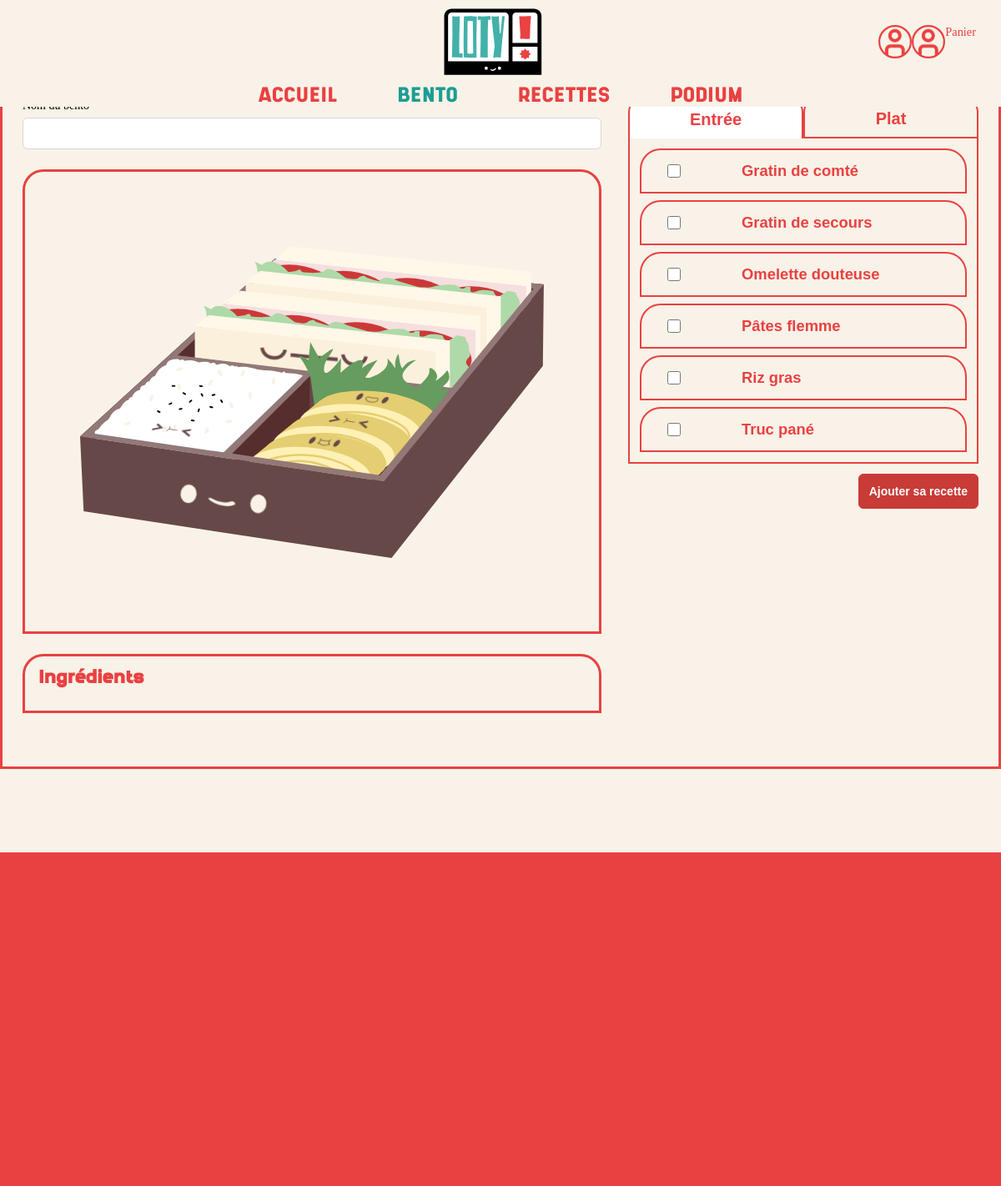
/bento/create?type=empty (signed in), run on an earlier commit of the app's database.
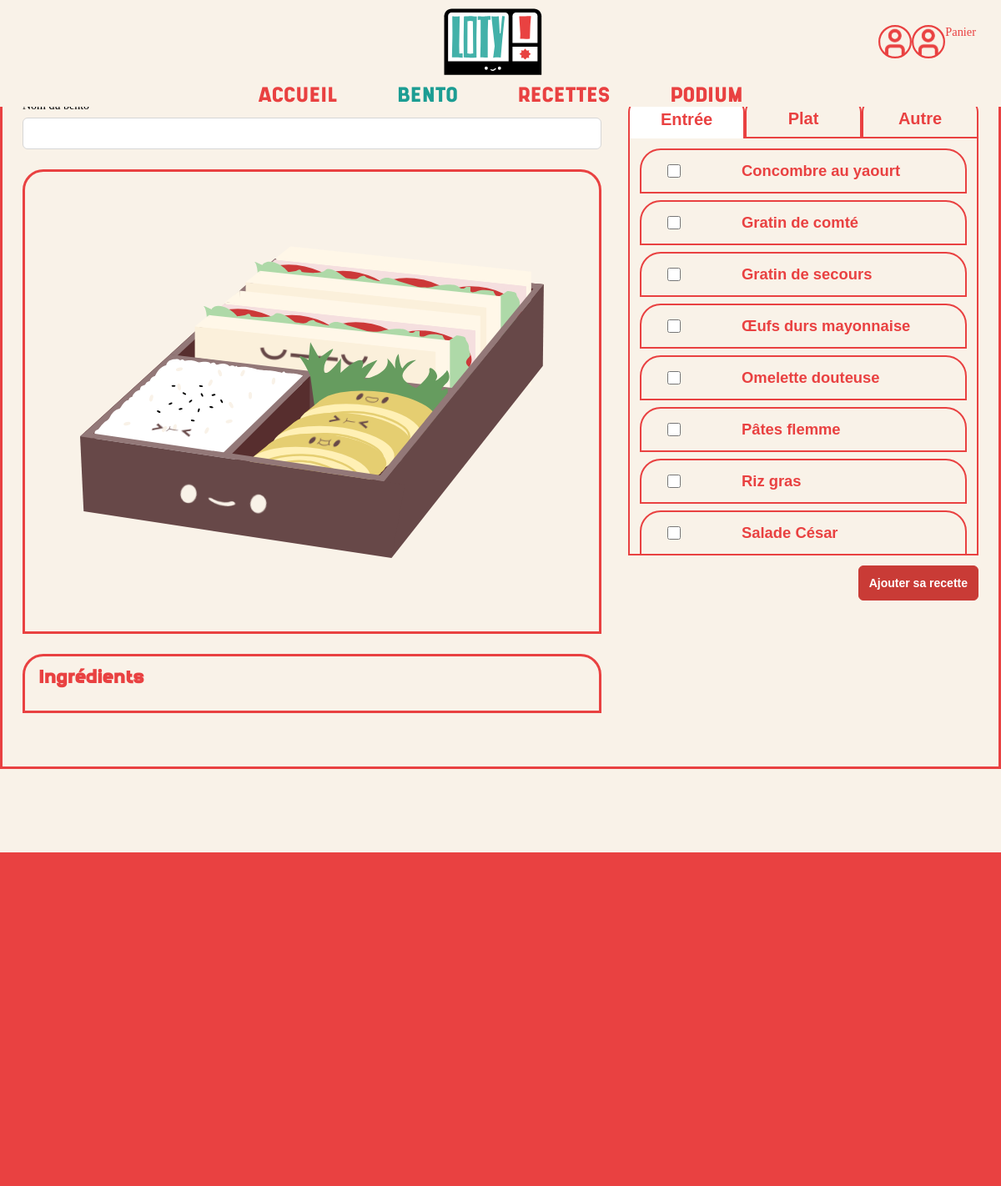
And on a later commit of the database.
### tables this page shows
CREATE TABLE IF NOT EXISTS `recette` (
  `id_recette` int NOT NULL AUTO_INCREMENT,
  `recette_nom` varchar(175) NOT NULL,
  `id_user` int NOT NULL,
  `type` varchar(45) NOT NULL,
  `id_type` int NOT NULL,
  PRIMARY KEY (`id_recette`),
  KEY `user recette` (`id_user`),
  KEY `fk_recette_type` (`id_type`)
);

### pages/bento/create.php (the view, shortened to what this page needs)
<?php
global $conn;
$stmt = $conn->query("
    SELECT recette.id_recette, recette.recette_nom, type_recette.nom_type
    FROM recette
    JOIN type_recette ON recette.id_type = type_recette.id_type
    ORDER BY type_recette.id_type, recette.recette_nom
");
$recettes = $stmt->fetchAll(PDO::FETCH_ASSOC);
$recettesParType = [];
foreach ($recettes as $recette) {
    $recettesParType[$recette['nom_type']][] = $recette;
}
?>
<main class="bentoCreate">
    <h1>Créer votre bento</h1>
    <form method="post" id="bentoForm">
        <section class="bentoLeft">
            <label>
                <input type="text" name="bento_nom" required>
            </label>
            <div class="bentoPreview">
                <img src="/assets/img/bento-home.svg" alt="">
            </div>
            <section class="bentoIngredients">
                <h2>Ingrédients</h2>
            </section>
        </section>
        <section class="bentoRight">
            <div class="tabs">
                <?php $tabIndex = 0; ?>
                <?php foreach (array_keys($recettesParType) as $typeLabel): ?>
                    <button type="button" data-tab-index="<?= $tabIndex ?>"><?= htmlspecialchars($typeLabel) ?></button>
                    <?php $tabIndex++; ?>
                <?php endforeach; ?>
             </div>
            <?php foreach ($recettesParType as $type => $liste): ?>
                <div class="tabContent" data-content="<?= htmlspecialchars($type) ?>">
                    <?php foreach ($liste as $recette): ?>
                        <label class="recetteItem">
                            <input
                                type="checkbox"
                                name="recettes[]"
                                value="<?= (int)$recette['id_recette'] ?>"
                                data-recette="<?= (int)$recette['id_recette'] ?>"
                            >
                            <?= htmlspecialchars($recette['recette_nom']) ?>
                        </label>
                    <?php endforeach; ?>
                </div>
            <?php endforeach; ?>
            <button type="submit">
                Ajouter sa recette
            </button>
        </section>
    </form>
</main>

### index.php (shortened to what this page needs)
<?php
$uri = parse_url($_SERVER['REQUEST_URI'], PHP_URL_PATH);
$uri = trim($uri, '/');
$page = ($uri === '') ? 'home' : $uri;
$page = str_replace('..', '', $page);
if ($page === 'login') {
    $file = __DIR__ . '/pages/auth/login.php';
} elseif ($page === 'register') {
    $file = __DIR__ . '/pages/auth/register.php';
} elseif ($page === 'profil') {
    $file = __DIR__ . '/pages/auth/profil.php';
} elseif ($page === 'logout') {
    $file = __DIR__ . '/pages/auth/logout.php';
} elseif ($page === 'dashboard') {
    $file = __DIR__ . '/pages/dashboard/dashboard.php';
} else {
    $file = __DIR__ . '/pages/' . $page . '.php';
}
?>
<!DOCTYPE html>
<html lang="fr">
<head>
    <?php
    include __DIR__ . '/includes/meta.php';
    ?>
    <link rel="stylesheet" href="/assets/css/main.css">
</head>
<body>
<header>
    <?php include __DIR__ . '/includes/nav.php'; ?>
</header>
<main id="content">
    <?php
    if (file_exists($file)) {
        require $file;
    } else {
        http_response_code(404);
        require __DIR__ . '/pages/404.php';
    }
    ?>
</main>
<footer>
</footer>
</body>
</html>

### includes/meta.php (shortened to what this page needs)
<link rel="stylesheet" href="/assets/css/app.css">

### includes/nav.php (shortened to what this page needs)
<nav>
    <div class="top_nav">
        <a href="/">
            <img src="../assets/img/LOTY_Logo.svg" class="nav_logo">
        </a>
        <div class="nav_actions">
            <a href="/auth/profil.php"><img src="../assets/icons/accounts-icon.svg" class="profile_icon"></a>
            <?php
        if (isset($_SESSION['user_id'])) {
            echo '<a href="/profil">
                    <img src="/assets/icons/accounts-icon.svg" alt="" class="profile_icon">
                    <span class="sr-only">Voir mon compte</span>
                  </a>';
        } else {
            echo '';
        }
        ?>
            <?php
        if (isset($_SESSION['user_id'])) {
            echo '<a href="/panier" class="nav-button-link">
                    <p class="button-text">Panier</p>
                  </a>';
        } else {
            echo '<a href="/login" class="nav-button-link">
                    <p class="button-text">S\'identifier</p>
                  </a>';
        }
        ?>
        </div>
    </div>
    <div class="bottom_nav">
        <ul>
            <li><a>ACCUEIL</a></li>
            <li><a class="blueText">BENTO</a></li>
            <li><a>RECETTES</a></li>
            <li><a>PODIUM</a></li>
        </ul>
    </div>
</nav>

### assets/css/main.css (style rules this page uses)
* { box-sizing: border-box; }
body { background-color: #F9F2E8; padding: 0; margin: 0; padding-top: 170px; }
.blueText { color: #1C9D93; }
a { text-decoration: none; color: #E94141; }
h2 { font-family: 'SHRIMP', sans-serif; font-weight: normal; margin: 0; padding: 0; }
p { font-family: 'FivoSans'; font-weight: normal; font-size: 0.9rem; margin: 0; }
nav { background-color: aqua; display: flex; flex-direction: column; position: fixed; width: 100%; top:0; z-index: 999; }
.top_nav { background-color: #F9F2E8; display: grid; grid-template-columns: 1fr auto 1fr; align-items: center; padding: 5px; padding-right: 30px; }
.nav_logo { width: auto; height: 90px; justify-self: center; }
.nav_actions { display: flex; justify-self: end; }
.profile_icon { width: auto; height: 40px; }
.bottom_nav { align-items: center; padding: 0; font-family: "SHRIMP"; font-size: 1.5rem; color: #E94141; width: 100%; height:min-content; background-color: #F9F2E8; }
.bottom_nav ul { display: flex; justify-content: center; flex-direction: row; list-style: none; padding: 0; margin: 0; }
.bottom_nav li { margin-left: 3%; margin-right: 3%; }
button { border: none; margin-left: auto; }
footer { margin-top: 100px; background-color: #E94141; padding: 200px; }

### index.php (style rules this page uses)
body { padding: 0; }

### pages/bento/create.php (style rules this page uses)
.bentoCreate { max-width: 1200px; margin: 0 auto; padding: 32px 24px 64px; border-radius: 1.5625rem 1.5625rem 0 0; border: 3px solid #E94141; }
.bentoCreate h1 { color: #E94141; font-family: Shrimp, sans-serif; font-size: 2.25rem; font-style: normal; font-weight: 400; line-height: normal; }
#bentoForm { display: grid; grid-template-columns: 1fr 420px; gap: 32px; }
.bentoLeft { display: flex; flex-direction: column; gap: 24px; }
.bentoLeft label { display: flex; flex-direction: column; gap: 6px; font-size: 14px; font-weight: 500; }
.bentoLeft input[type="text"] { padding: 10px 12px; font-size: 14px; border-radius: 6px; border: 1px solid #d6d6d6; }
.bentoPreview { border-radius: 1.5625rem 1.5625rem 0 0; border: 3px solid #E94141; padding: 5.25rem 4.125rem 5.1875rem 4.125rem; }
.bentoPreview img { max-width: 100%; height: auto; }
.bentoIngredients { border-radius: 1.5625rem 1.5625rem 0 0; border: 3px solid #E94141; padding: 16px; }
.bentoIngredients h2 { margin: 0 0 12px; color: #E94141; font-family: Shrimp, sans-serif; font-size: 1.3rem; font-style: normal; line-height: normal; font-weight: 600; }
.bentoRight { display: flex; flex-direction: column; }
.tabs { display: flex; }
.tabs button { flex: 1; padding: 10px 8px; background: none; cursor: pointer; border-radius: 0.9375rem 0.9375rem 0 0; border-top: 2px solid #E94141; border-right: 2px solid #E94141; border-left: 2px solid #E94141; border-bottom: 2px solid #E94141; color: #E94141; text-align: center; font-size: 1.25rem; font-style: normal; font-weight: 800; line-height: normal; }
.tabs button.active { border-bottom: none !important; background: #ffffff; }
.tabContent { border-right: 2px solid #E94141; border-bottom: 2px solid #E94141; border-left: 2px solid #E94141; padding: 12px; max-height: 500px; overflow-y: auto; display: flex; flex-direction: column; gap: 8px; }
.recetteItem { font-family: "Fivo Sans", sans-serif; display: flex; align-items: center; padding: 0.875rem 1.9375rem; gap: 4.5625rem; cursor: pointer; border-radius: 1.5625rem 1.5625rem 0 0; border: 2px solid #E94141; background: #F9F2E8; color: #E94141; font-size: 1.15rem; font-style: normal; font-weight: 700; line-height: normal; }
.recetteItem input { margin: 0; width: 16px; height: 16px; border: 2px solid #E94141; cursor: pointer; background: #F9F2E8; }
.bentoRight button[type="submit"] { margin-top: 12px; padding: 12px; font-size: 14px; font-weight: 600; border-radius: 6px; border: 1px solid #c93b36; background: #c93b36; color: #ffffff; cursor: pointer; }

What changed in the data, as far as the page shows it:
no longer on this page (row unchanged): recette: recette_nom "Truc pané"
added recette: recette_nom "Concombre au yaourt"
added recette: recette_nom "Œufs durs mayonnaise"
added recette: recette_nom "Salade César"
Also different on the page:
new list line: "Autre"
